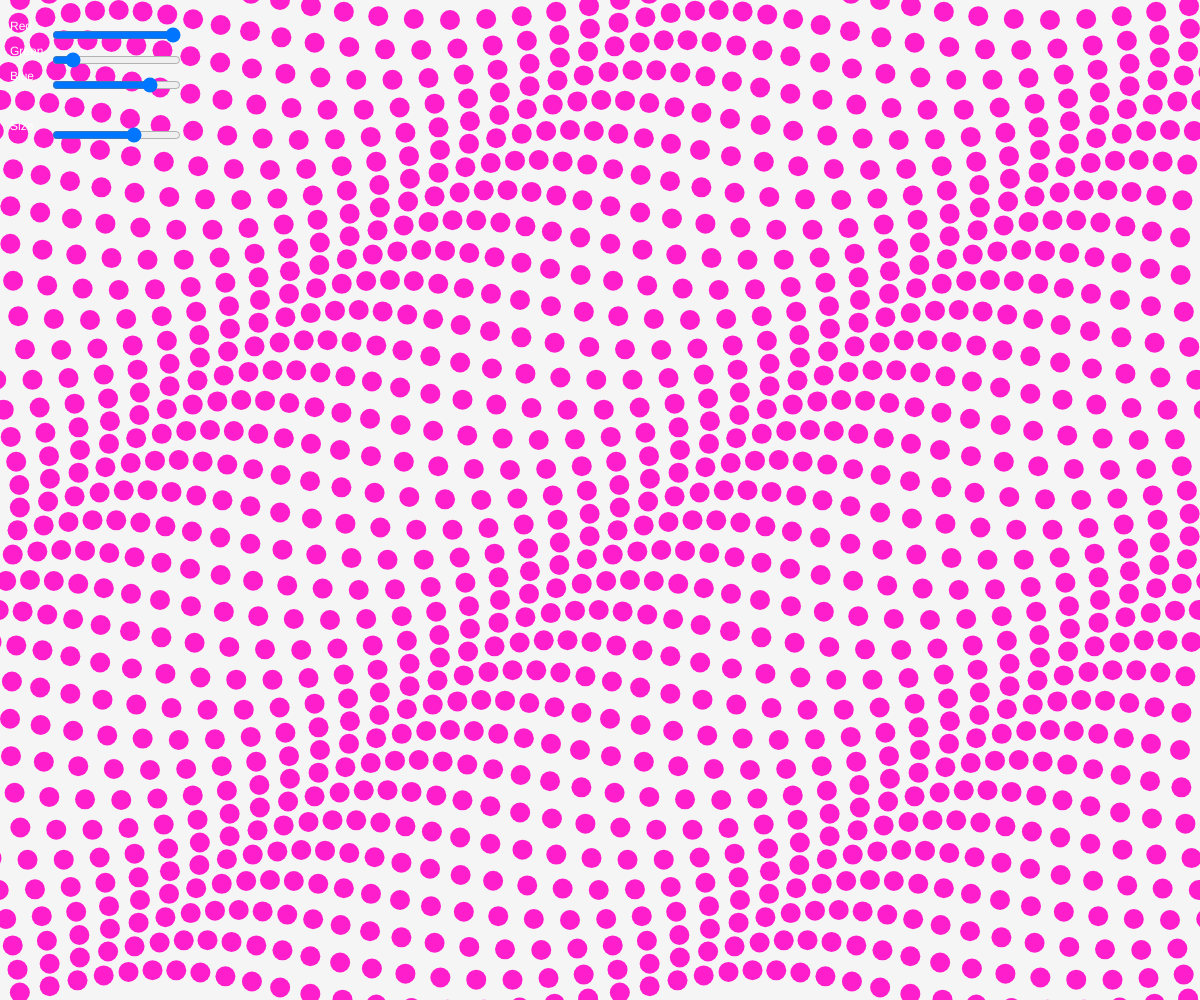
Frame 1 (no input)
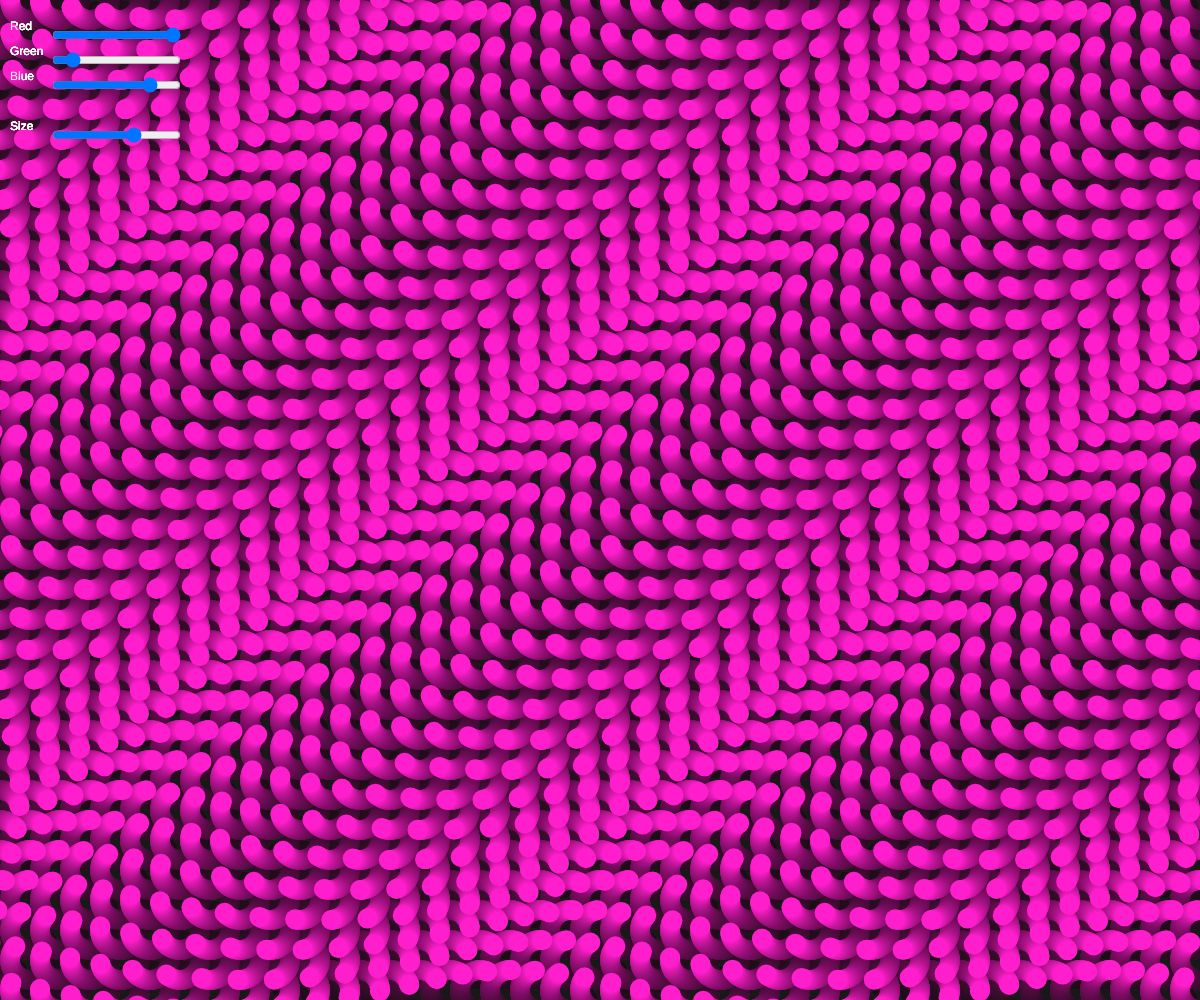
Frame 60 (no input)
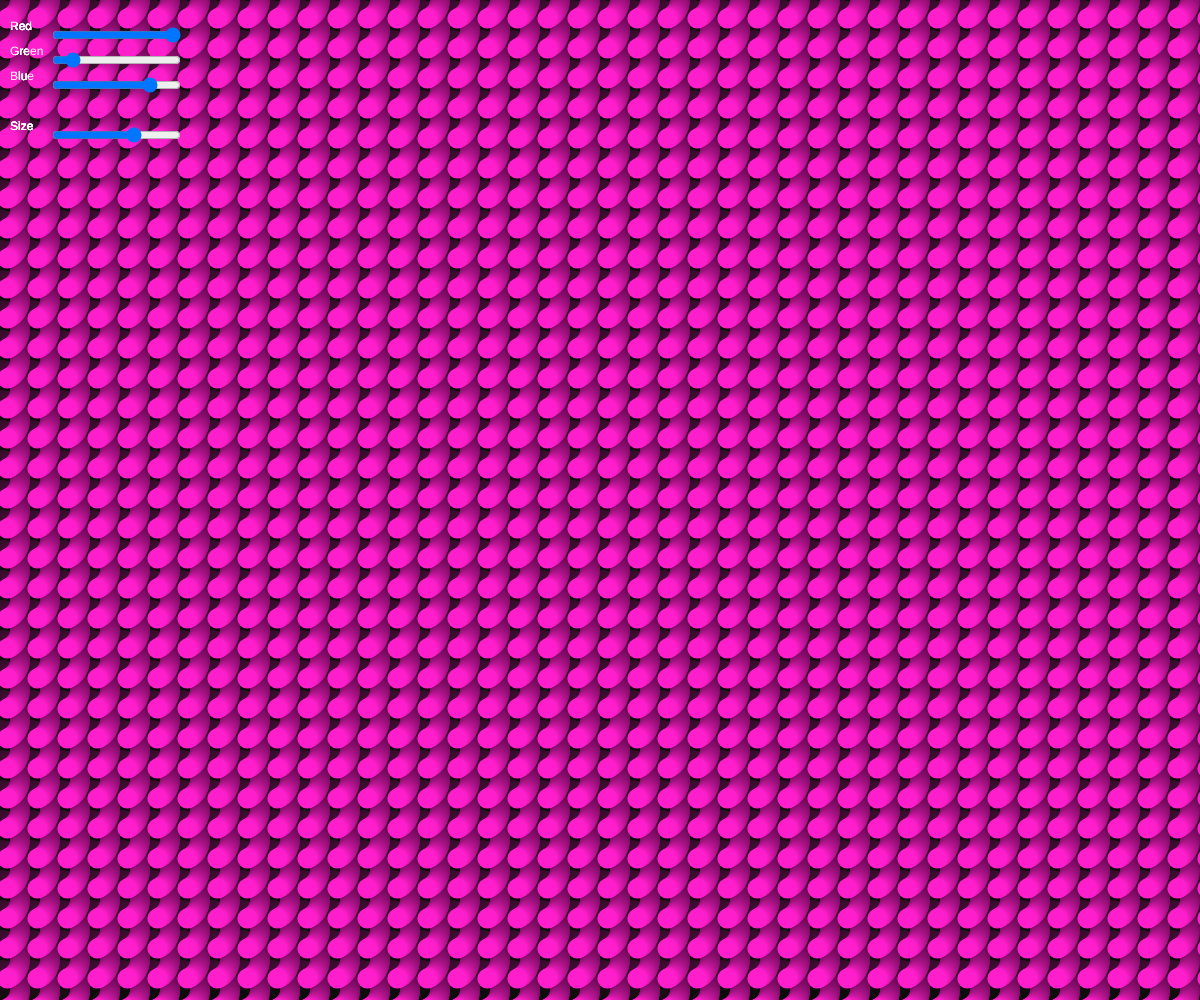
Frame 120 (the mouse pressed at the canvas centre since frame 60)

The p5.js sketch that drew these frames (run headless with seeded random() and noise() and a simulated clock; from frame 60 on, the mouse is pressed at the canvas centre):

// p5.js sketch
// ── sketch.js
let t = 0; // time variable
let redColor;
let greenColor;
let blueColor;
let sizeSlider;
function setup() {
  createCanvas(windowWidth, windowHeight);
  noStroke();
  redColor = createSlider(0, 255, 255);
  redColor.position(50,25);
  greenColor = createSlider(0, 255, 30);
  greenColor.position(50,50);
  blueColor = createSlider(0, 255, 203);
  blueColor.position(50,75);

  sizeSlider = createSlider(1, 30, 20);
  sizeSlider.position(50,125);
}

function draw() {
  background(10, 10); // translucent background (creates trails)



  fill(redColor.value(),greenColor.value(),blueColor.value());
  // make a x and y grid of ellipses
  for (let x = 0; x <= width; x = x + 30) {
    for (let y = 0; y <= height; y = y + 30) {
      // starting point of each circle depends on mouse position
      const xAngle = map(mouseX, 0, width, -4 * PI, 4 * PI, true);
      const yAngle = map(mouseY, 0, height, -4 * PI, 4 * PI, true);
      // and also varies based on the particle's location
      const angle = xAngle * (x / width) + yAngle * (y / height);

      // each particle moves in a circle
      const myX = x + 20 * cos(2 * PI * t + angle);
      const myY = y + 20 * sin(2 * PI * t + angle);

      ellipse(myX, myY, sizeSlider.value()); // draw particle
    }
  }

  t = t + 0.01; // update time
  fill("white")
  text("Red",10,30)
  text("Blue",10,80)
  text("Green",10,55)
  text("Size",10,130)
}
